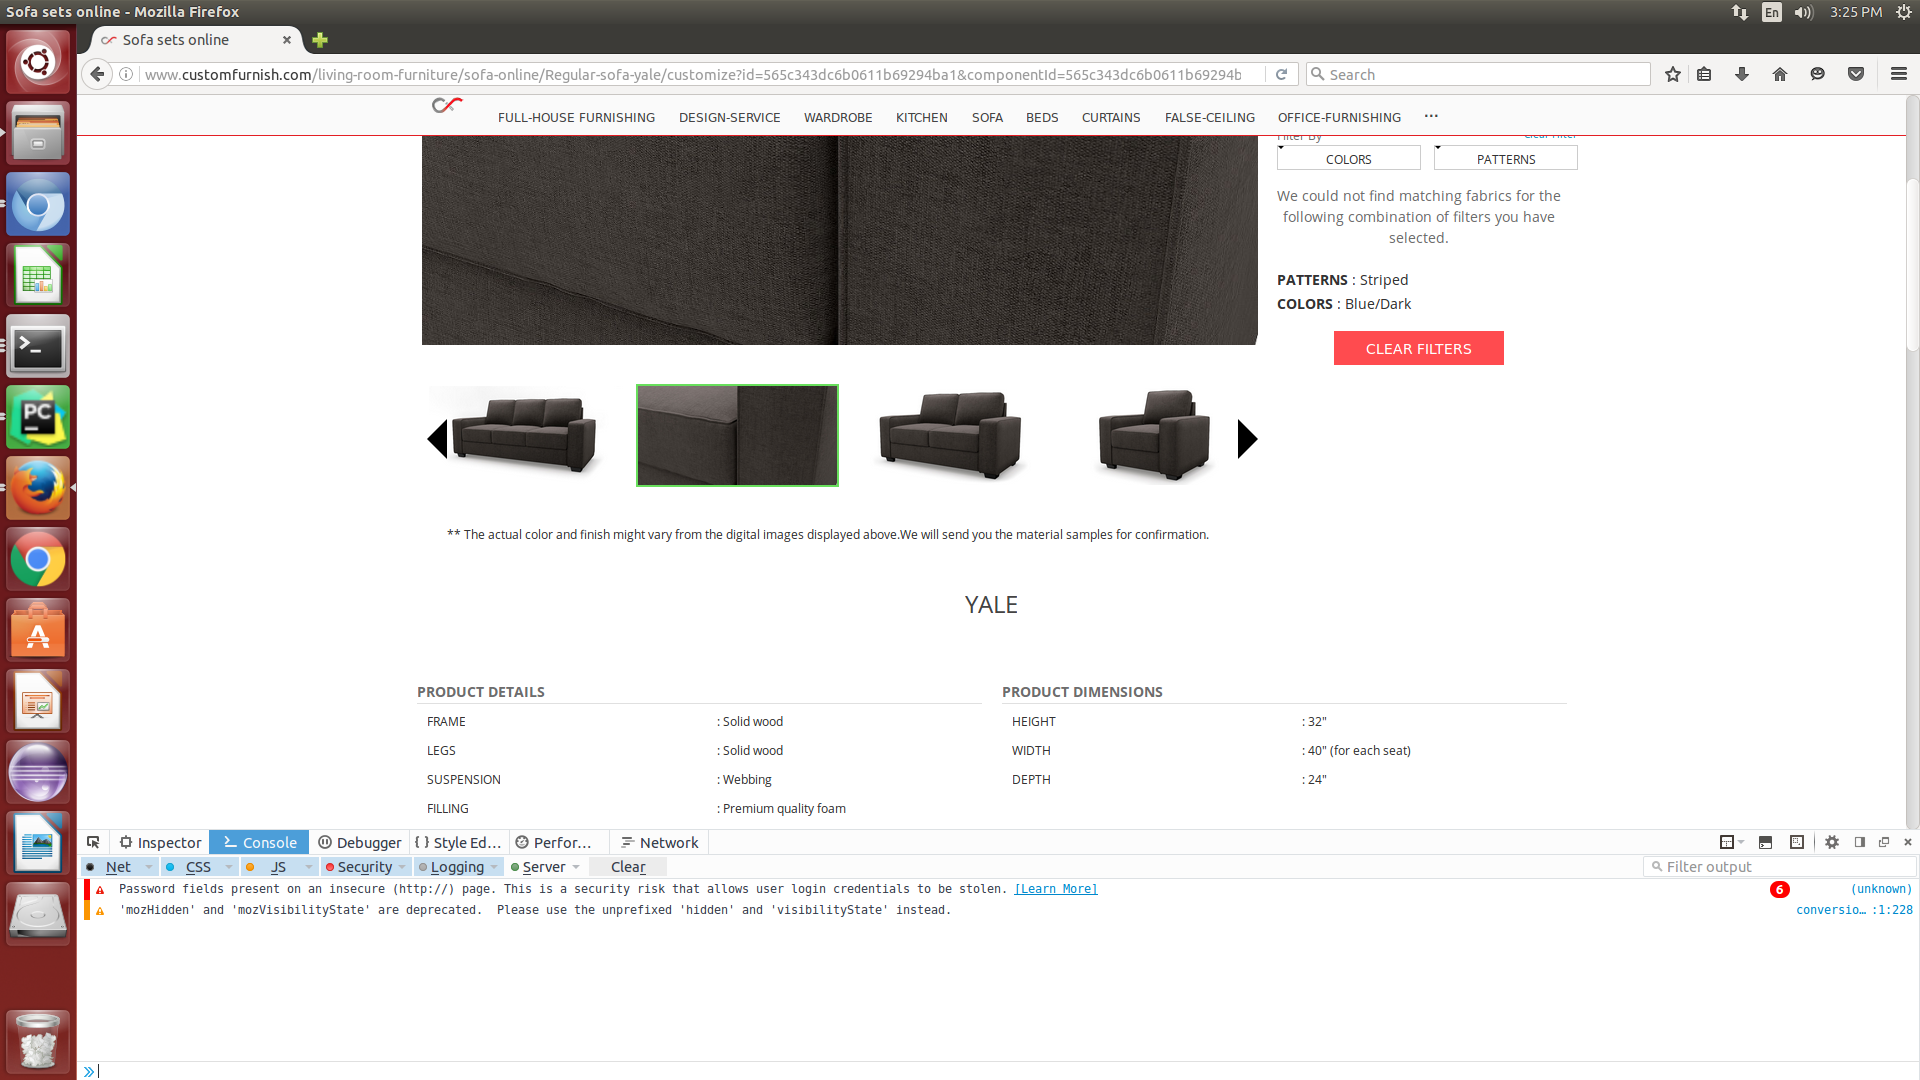

Generate this figure with Python:
from selenium import webdriver
import time
from proboscis import test
import unittest
import HTMLTestRunner
import itertools
import gtk.gdk
from selenium.webdriver.common.keys import Keys
from selenium.webdriver.common.action_chains import ActionChains
from selenium.common.exceptions import NoSuchElementException


global sofa_price, window_before, window_after, total_price
class test_sofa_filters(unittest.TestCase):


    @classmethod
    def setUpClass(cls):
        cls.driver=webdriver.Firefox()
        driver=cls.driver
        driver.get("http://www.customfurnish.com/")
        print driver.title

    @test
    def test_1_home(self):
        driver=self.driver
        driver.maximize_window()
        time.sleep(10)
        close=driver.find_element_by_xpath(".//*[@id='SubscriptionModal']/a")
        close.click()
        home_url=driver.current_url
        if home_url=="http://www.customfurnish.com/":
            print "Home page opened..."
        else:
            print "ERR Home page not opened"
        time.sleep(5)

    @test
    def test_2_sofaFilters(self):
        driver = self.driver
        sofa = driver.find_element_by_xpath(".//*[@id='km-header']/div/nav/section/ul[1]/li[5]/a")
        time.sleep(5)
        sofa.click()
        try:
            sofa_url = driver.current_url
            if sofa_url == "http://www.customfurnish.com/sofa":
                print "sofa page opened..."
        except:
            print "ERR sofa page not opened..."
        time.sleep(2)

    @test
    def test_3_sofaimg(self):
        driver = self.driver
        time.sleep(4)
        sofa_img = driver.find_element_by_xpath(
            ".//*[@id='variant-574e681348773c06df4b1310']/div/div[1]/a/div[2]/section/img")
        sofa_img.click()
        time.sleep(3)

    @test
    def test_4_filters(self):
        driver=self.driver

        color_tab = driver.find_element_by_xpath(".//*[@id='fabric_toolbar']/div[4]/div[1]")
        print "color tab type is:"
        print type(color_tab)
        #color_tab.click()
        time.sleep(1)


        try:
            color_filter = []
            for i in range(3, 13):
                color_filter.append(driver.find_element_by_xpath(
                    "html/body/div[1]/div[5]/div[2]/div[2]/div[2]/div[4]/div[1]/div/ul/li[%d]" % i))

            length_color = len(color_filter)
            #search = driver.find_element_by_xpath(".//*[@id='fabric_toolbar']/div[2]/div[2]/a/img")
            #search.click()
            time.sleep(2)

            print "length is :", length_color

            pattern_link=[]
            for j in range(3,7):
                pattern_link.append(driver.find_element_by_xpath("html/body/div[1]/div[5]/div[2]/div[2]/div[2]/div[4]/div[2]/div/ul/li[%d]" % j))

            length_pattern=len(pattern_link)
            print "length of pattern is:", length_pattern



            for l in range(1, length_color):
                print "iam in search"
                for i in itertools.combinations(color_filter, l):
                    color_tab = driver.find_element_by_xpath(".//*[@id='fabric_toolbar']/div[4]/div[1]")
                    color_tab.click()
                    # i[0].click()
                    # create_list.append(i[0])
                    de_select1 = driver.find_element_by_xpath(
                        "html/body/div[1]/div[5]/div[2]/div[2]/div[2]/div[4]/div[1]/div/ul/li[2]")
                    de_select1.click()
                    #time.sleep(1)
                    for j in range(0, l):
                        i[j].click()
                        color=i[j].text
                        #print "color is:",color
                    time.sleep(2)
                    #print "element clicked..."
                    search = driver.find_element_by_xpath(".//*[@id='fabric_toolbar']/div[2]/div[2]/a/img")
                    search.click()

                    for x in range(1, length_pattern):
                        for y in itertools.combinations(pattern_link, x):
                            pattern_tab=driver.find_element_by_xpath(".//*[@id='fabric_toolbar']/div[4]/div[2]")
                            pattern_tab.click()

                            de_select2=driver.find_element_by_xpath("html/body/div[1]/div[5]/div[2]/div[2]/div[2]/div[4]/div[2]/div/ul/li[2]")
                            de_select2.click()

                            for z in range(0,x):
                                y[z].click()
                                pattern=y[z].text
                                #print "pattern is :",pattern
                            time.sleep(2)
                            search = driver.find_element_by_xpath(".//*[@id='fabric_toolbar']/div[2]/div[2]/a/img")
                            search.click()
                            #print "\n"



        except Exception as e:
            action = ActionChains(driver)
            action.key_down(Keys.CONTROL).key_down(Keys.SHIFT).key_down("k").perform()
            time.sleep(1)
            w = gtk.gdk.get_default_root_window()
            sz = w.get_size()
            # print "The size of the window is %d x %d" % sz
            pb = gtk.gdk.Pixbuf(gtk.gdk.COLORSPACE_RGB, False, 8, sz[0], sz[1])
            pb = pb.get_from_drawable(w, w.get_colormap(), 0, 0, 0, 0, sz[0], sz[1])
            if (pb != None):
                pb.save("test_sofa_filters.png", "png")
                print "Screenshot saved ."
            else:
                print "Unable to get the screenshot."

            print "Exception raised when..."
            print "color is:", color
            print "pattern is :", pattern
            print "\n"
            print e
            raise Exception




    @classmethod
    def tearDownClass(cls):
        cls.driver.quit()


if __name__ == '__main__':
    HTMLTestRunner.main()
